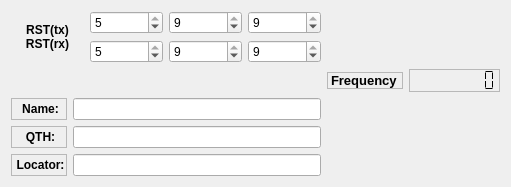
        <widget class="QWidget" name="qso">
         <attribute name="title">
          <string>QSO</string>
         </attribute>
         <layout class="QGridLayout" name="gridLayout_9">
          <item row="0" column="0">
           <layout class="QHBoxLayout">
            <item>
             <widget class="QLabel" name="textLabel1_2">
              <property name="text">
               <string>&lt;p align=&quot;center&quot;&gt;&lt;b&gt;RST(tx)&lt;br&gt;RST(rx)&lt;/b&gt;&lt;/p&gt;</string>
              </property>
              <property name="wordWrap">
               <bool>false</bool>
              </property>
             </widget>
            </item>
            <item>
             <layout class="QVBoxLayout">
              <item>
               <widget class="QSpinBox" name="RSendBox">
                <property name="toolTip">
                 <string>R value you give to the DX</string>
                </property>
                <property name="maximum">
                 <number>5</number>
                </property>
                <property name="value">
                 <number>5</number>
                </property>
               </widget>
              </item>
              <item>
               <widget class="QSpinBox" name="RRecBox">
                <property name="toolTip">
                 <string>R value you get from the DX</string>
                </property>
                <property name="maximum">
                 <number>5</number>
                </property>
                <property name="value">
                 <number>5</number>
                </property>
               </widget>
              </item>
             </layout>
            </item>
            <item>
             <layout class="QVBoxLayout">
              <item>
               <widget class="QSpinBox" name="SSendBox">
                <property name="toolTip">
                 <string>S value you give to the DX</string>
                </property>
                <property name="buttonSymbols">
                 <enum>QAbstractSpinBox::UpDownArrows</enum>
                </property>
                <property name="maximum">
                 <number>9</number>
                </property>
                <property name="value">
                 <number>9</number>
                </property>
               </widget>
              </item>
              <item>
               <widget class="QSpinBox" name="SRecBox">
                <property name="toolTip">
                 <string>S value you get from the DX</string>
                </property>
                <property name="maximum">
                 <number>9</number>
                </property>
                <property name="value">
                 <number>9</number>
                </property>
               </widget>
              </item>
             </layout>
            </item>
            <item>
             <layout class="QVBoxLayout">
              <item>
               <widget class="QSpinBox" name="TSendBox">
                <property name="toolTip">
                 <string>T value you give to the DX</string>
                </property>
                <property name="buttonSymbols">
                 <enum>QAbstractSpinBox::UpDownArrows</enum>
                </property>
                <property name="specialValueText">
                 <string/>
                </property>
                <property name="maximum">
                 <number>9</number>
                </property>
                <property name="value">
                 <number>9</number>
                </property>
               </widget>
              </item>
              <item>
               <widget class="QSpinBox" name="TRecBox">
                <property name="toolTip">
                 <string>T value you get from the DX</string>
                </property>
                <property name="maximum">
                 <number>9</number>
                </property>
                <property name="value">
                 <number>9</number>
                </property>
               </widget>
              </item>
             </layout>
            </item>
           </layout>
          </item>
          <item row="1" column="0">
           <spacer name="horizontalSpacer">
            <property name="orientation">
             <enum>Qt::Horizontal</enum>
            </property>
            <property name="sizeHint" stdset="0">
             <size>
              <width>310</width>
              <height>20</height>
             </size>
            </property>
           </spacer>
          </item>
          <item row="1" column="1">
           <widget class="QLabel" name="frequencyTextLabel">
            <property name="sizePolicy">
             <sizepolicy hsizetype="Fixed" vsizetype="Fixed">
              <horstretch>0</horstretch>
              <verstretch>0</verstretch>
             </sizepolicy>
            </property>
            <property name="font">
             <font>
              <pointsize>10</pointsize>
              <weight>75</weight>
              <bold>true</bold>
             </font>
            </property>
            <property name="frameShape">
             <enum>QFrame::StyledPanel</enum>
            </property>
            <property name="text">
             <string>Frequency</string>
            </property>
            <property name="wordWrap">
             <bool>false</bool>
            </property>
           </widget>
          </item>
          <item row="1" column="2">
           <widget class="QLCDNumber" name="freqlCDNumber">
            <property name="sizePolicy">
             <sizepolicy hsizetype="Fixed" vsizetype="Fixed">
              <horstretch>0</horstretch>
              <verstretch>0</verstretch>
             </sizepolicy>
            </property>
            <property name="toolTip">
             <string>Shows the frecuency of the transceiver when hamlib is activated</string>
            </property>
            <property name="frameShape">
             <enum>QFrame::StyledPanel</enum>
            </property>
            <property name="frameShadow">
             <enum>QFrame::Raised</enum>
            </property>
            <property name="numDigits">
             <number>8</number>
            </property>
            <property name="segmentStyle">
             <enum>QLCDNumber::Flat</enum>
            </property>
           </widget>
          </item>
          <item row="2" column="0">
           <layout class="QGridLayout" name="gridLayout_8">
            <item row="0" column="0">
             <widget class="QLabel" name="textLabel1_8_2">
              <property name="frameShape">
               <enum>QFrame::StyledPanel</enum>
              </property>
              <property name="text">
               <string>&lt;p align=&quot;center&quot;&gt;&lt;b&gt;Name:&lt;/b&gt;&lt;/p&gt;</string>
              </property>
              <property name="wordWrap">
               <bool>false</bool>
              </property>
             </widget>
            </item>
            <item row="0" column="1">
             <widget class="QLineEdit" name="namekLineEdit">
              <property name="toolTip">
               <string>DX's operator's name</string>
              </property>
              <property name="text">
               <string/>
              </property>
             </widget>
            </item>
            <item row="1" column="0">
             <widget class="QLabel" name="textLabel2_6_2">
              <property name="frameShape">
               <enum>QFrame::StyledPanel</enum>
              </property>
              <property name="text">
               <string>&lt;!DOCTYPE HTML PUBLIC &quot;-//W3C//DTD HTML 4.0//EN&quot; &quot;http://www.w3.org/TR/REC-html40/strict.dtd&quot;&gt;
&lt;html&gt;&lt;head&gt;&lt;meta name=&quot;qrichtext&quot; content=&quot;1&quot; /&gt;&lt;style type=&quot;text/css&quot;&gt;
p, li { white-space: pre-wrap; }
&lt;/style&gt;&lt;/head&gt;&lt;body style=&quot; font-family:'Sans Serif'; font-size:9pt; font-weight:400; font-style:normal;&quot;&gt;
&lt;p align=&quot;center&quot; style=&quot; margin-top:12px; margin-bottom:12px; margin-left:0px; margin-right:0px; -qt-block-indent:0; text-indent:0px;&quot;&gt;&lt;span style=&quot; font-weight:600;&quot;&gt;QTH:&lt;/span&gt;&lt;/p&gt;&lt;/body&gt;&lt;/html&gt;</string>
              </property>
              <property name="wordWrap">
               <bool>false</bool>
              </property>
             </widget>
            </item>
            <item row="1" column="1">
             <widget class="QLineEdit" name="qthkLineEdit">
              <property name="toolTip">
               <string>DX's QTH (City, town)</string>
              </property>
             </widget>
            </item>
            <item row="2" column="0">
             <widget class="QLabel" name="textLabel2_6_3">
              <property name="frameShape">
               <enum>QFrame::StyledPanel</enum>
              </property>
              <property name="text">
               <string>&lt;!DOCTYPE HTML PUBLIC &quot;-//W3C//DTD HTML 4.0//EN&quot; &quot;http://www.w3.org/TR/REC-html40/strict.dtd&quot;&gt;
&lt;html&gt;&lt;head&gt;&lt;meta name=&quot;qrichtext&quot; content=&quot;1&quot; /&gt;&lt;style type=&quot;text/css&quot;&gt;
p, li { white-space: pre-wrap; }
&lt;/style&gt;&lt;/head&gt;&lt;body style=&quot; font-family:'Sans Serif'; font-size:9pt; font-weight:400; font-style:normal;&quot;&gt;
&lt;p align=&quot;center&quot; style=&quot; margin-top:12px; margin-bottom:12px; margin-left:0px; margin-right:0px; -qt-block-indent:0; text-indent:0px;&quot;&gt;&lt;span style=&quot; font-weight:600;&quot;&gt;Locator:&lt;/span&gt;&lt;/p&gt;&lt;/body&gt;&lt;/html&gt;</string>
              </property>
              <property name="wordWrap">
               <bool>false</bool>
              </property>
             </widget>
            </item>
            <item row="2" column="1">
             <widget class="QLineEdit" name="locatorLineEdit">
              <property name="maximumSize">
               <size>
                <width>32767</width>
                <height>32767</height>
               </size>
              </property>
              <property name="toolTip">
               <string>Locator's DX (like IN80EK)</string>
              </property>
              <property name="maxLength">
               <number>6</number>
              </property>
             </widget>
            </item>
           </layout>
          </item>
         </layout>
        </widget>
